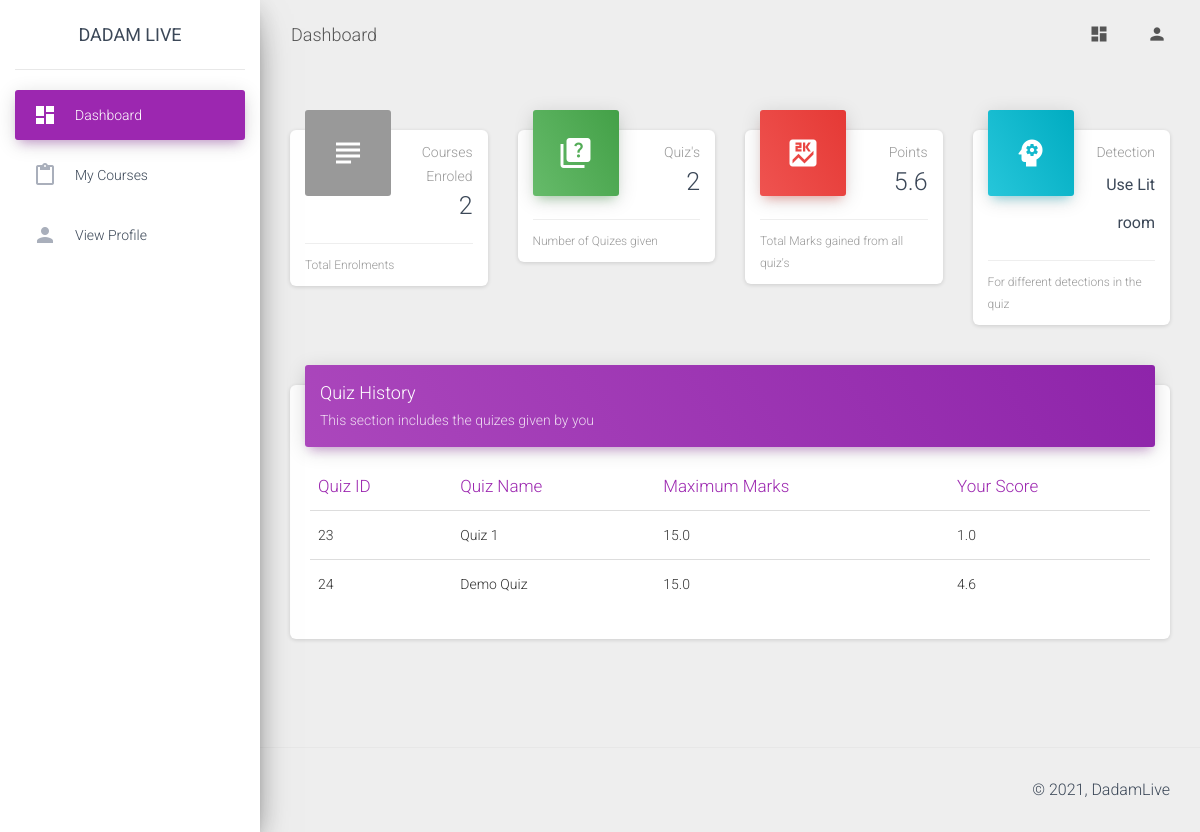
Page /dashboard/student/ (signed in) on the committed database.
### faculty/models.py (models this page shows, shortened)
class Submission(models.Model):
    quiz=models.ForeignKey(Quiz, on_delete=models.CASCADE, null=True, blank=True)
    user=models.ForeignKey(User, on_delete=models.CASCADE, null=True, blank=True)
    score=models.FloatField(default=0)
    submitted=models.BooleanField(default=False)
    ip_address=models.CharField(null=True, max_length=50)
    averagePlagiarism=models.FloatField(default=0)
    marks_assigned=models.BooleanField(default=False)

class Quiz(models.Model):
    course=models.ForeignKey(Course, on_delete=models.CASCADE, null=True, blank=True)
    quiz_name=models.CharField(null=True, max_length=500)
    start_date=models.DateTimeField(default=datetime.datetime.now())
    end_date=models.DateTimeField(default=datetime.datetime.now())
    created_on=models.DateTimeField(default=datetime.datetime.now())
    quizHeld=models.BooleanField(default=False)
    hidden=models.BooleanField(default=True)
    mcqMarksGenerated=models.BooleanField(default=False)
    webDetectionDone=models.BooleanField(default=False)
    studentAnswersMatched=models.BooleanField(default=False)
    maximum_marks=models.FloatField(default=0)
    disable_previous=models.BooleanField(default=False)

### student/views.py (the view)
# urls.py: path('',views.dashboardStudent,name="dashboardStudent"),
def dashboardStudent(request):
    student=basicChecking(request)
    if student[0]==False:
        return student[1]
    student=student[1]
    enrolments=Enrolment.objects.filter(user=request.user)
    total_enrolments=enrolments.count()
    submissions=Submission.objects.filter(user=request.user)
    total_quizes_given=submissions.count()
    points=0
    no_face=0
    audio=0
    for each in submissions:
        points+=each.score
        att=IllegalAttempt.objects.get(submission=each)
        no_face+=att.noPersonDetected
        audio+=att.numberOfTimesAudioDetected
    advise="Going Good"
    if audio>10:
        advise="Reduce noise"
    if no_face>30:
        advise="Use Lit room"
    return render(request,"student/dashboard.html",context={"advise": advise, "points": points, "student": student, "total_enrolments": total_enrolments, "total_quizes_given": total_quizes_given, "submissions": submissions})

### student/views.py (called while the page is built)
def basicChecking(request):
    if request.user.is_authenticated==False:
        return [False, redirect('home')]
    try:
        info=UserInformation.objects.get(user=request.user)
        if info.userType.userTypeCode==settings.CODE_STUDENT:
            student=Student.objects.get(user=request.user)
            return [True, student]
        return [False, redirect('home')]
    except:
        return [False, redirect('home')]

### student/templates/student/dashboard.html (shortened to what this page needs)
{% extends 'student/base.html' %} {% load static %}
{% block heading %}Dashboard{% endblock %}
{% block main_body %}
    <div class="row">
        <div class="col-lg-3 col-md-12 col-sm-12">
          <div class="card card-stats">
            <div class="card-header card-header-alert card-header-icon">
              <div class="card-icon">
                <i class="material-icons">subject</i>
              </div>
              <p class="card-category">Courses Enroled</p>
              <h3 class="card-title">{{total_enrolments}}
              </h3>
            </div>
            <div class="card-footer">
              <div class="stats">
                <a>Total Enrolments</a>
              </div>
            </div>
          </div>
        </div>
        <div class="col-lg-3 col-md-12 col-sm-12">
          <div class="card card-stats">
            <div class="card-header card-header-success card-header-icon">
              <div class="card-icon">
                <i class="material-icons">quiz</i>
              </div>
              <p class="card-category">Quiz's</p>
              <h3 class="card-title">{{total_quizes_given}}</h3>
            </div>
            <div class="card-footer">
              <div class="stats">
                Number of Quizes given
              </div>
            </div>
          </div>
        </div>
        <div class="col-lg-3 col-md-6 col-sm-6">
          <div class="card card-stats">
            <div class="card-header card-header-danger card-header-icon">
              <div class="card-icon">
                <i class="material-icons">score</i>
              </div>
              <p class="card-category">Points</p>
              <h3 class="card-title">{{points}}</h3>
            </div>
            <div class="card-footer">
              <div class="stats">
                Total Marks gained from all quiz's
              </div>
            </div>
          </div>
        </div>
        <div class="col-lg-3 col-md-6 col-sm-6">
          <div class="card card-stats">
            <div class="card-header card-header-info card-header-icon">
              <div class="card-icon">
                <i class="material-icons">psychology</i>
              </div>
              <p class="card-category">Detection</p>
              <h3 class="card-title"><small><small>{{advise}}</small></small></h3>
            </div>
            <div class="card-footer">
              <div class="stats">
                For different detections in the quiz
              </div>
            </div>
          </div>
        </div>
      </div>
      <div class="row">
        <div class="col-lg-12 col-md-12">
          <div class="card">
            <div class="card-header card-header-primary">
              <h4 class="card-title">Quiz History</h4>
              <p class="card-category">This section includes the quizes given by you</p>
            </div>
            <div class="card-body table-responsive">
              <table class="table table-hover">
                <thead class="text-primary">
                  <th>Quiz ID</th>
                  <th>Quiz Name</th>
                  <th>Maximum Marks</th>
                  <th>Your Score</th>
                </thead>
                <tbody>
                  {% for each in submissions %}
                  <tr>
                    <td>{{each.quiz.id}}</td>
                    <td>{{each.quiz.quiz_name}}</td>
                    <td>{{each.quiz.maximum_marks}}</td>
                    {% if each.quiz.hidden %}
                      <td>Not Checked</td>
                    {% else %}
                      <td>{{each.score}}</td>
                    {% endif %}
                  </tr>
                  {% endfor %}
                </tbody>
              </table>
            </div>
          </div>
        </div>
      </div>
{% endblock %}
{% block left_panel %}
<li class="nav-item active">
    <a class="nav-link" href="{% url 'dashboardStudent' %}">
      <i class="material-icons">dashboard</i>
      <p>Dashboard</p>
    </a>
  </li>
  <li class="nav-item ">
    <a class="nav-link" href="{% url 'my_courses' %}">
      <i class="material-icons">content_paste</i>
      <p>My courses</p>
    </a>
  </li>
  <li class="nav-item ">
    <a class="nav-link" href="{% url 'view_profile_st' %}">
      <i class="material-icons">person</i>
      <p>View Profile</p>
    </a>
  </li>
{% endblock %}

### rows in the picture
Submission: quiz.id "23", quiz.quiz_name "Quiz 1", quiz.maximum_marks "15.0", score "1.0"
Submission: quiz.id "24", quiz.quiz_name "Demo Quiz", quiz.maximum_marks "15.0", score "4.6"

### other values in the picture
{{ total_enrolments }} "2"
{{ total_quizes_given }} "2"
{{ points }} "5.6"
{{ advise }} "Use Lit room"
